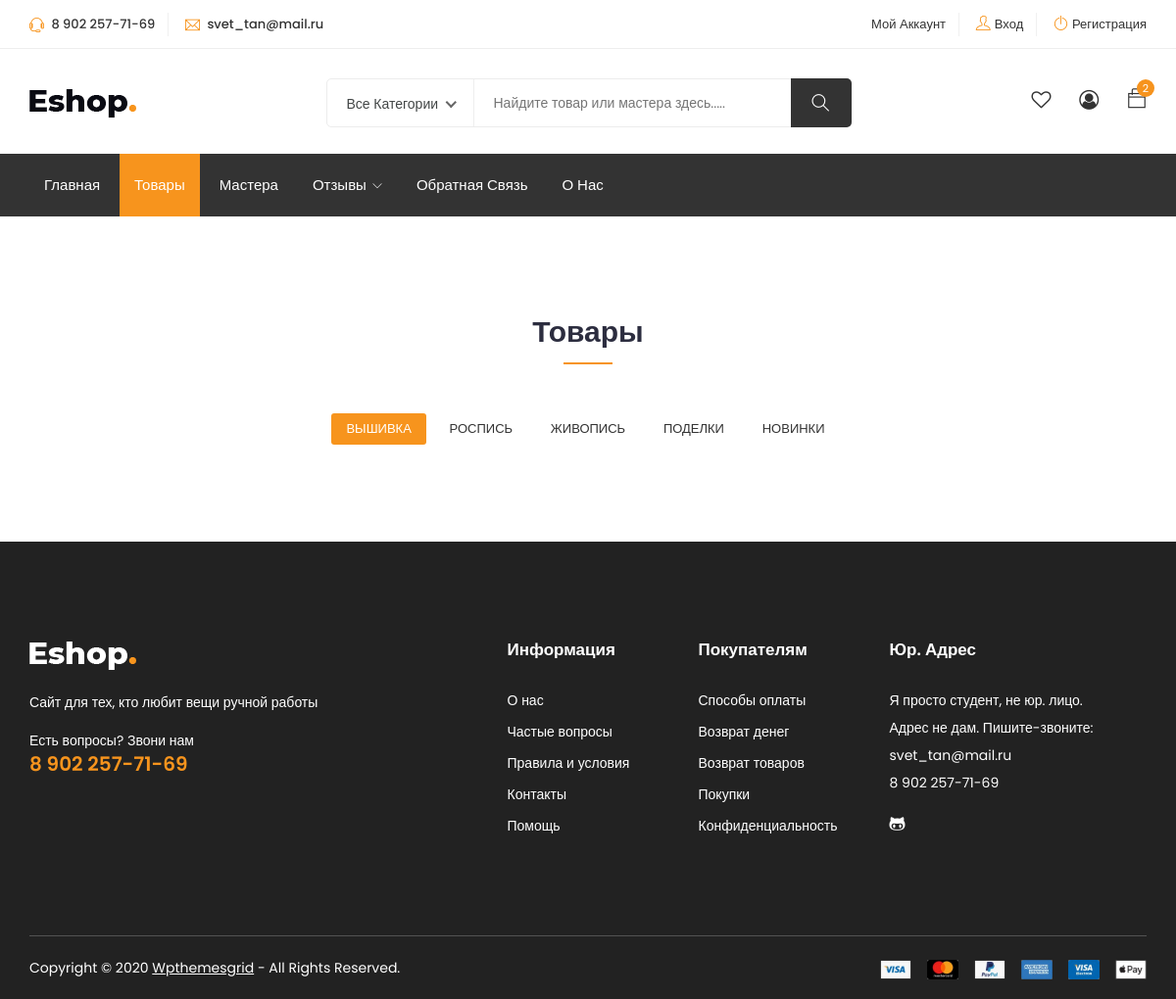
The app's page /products/, older data.
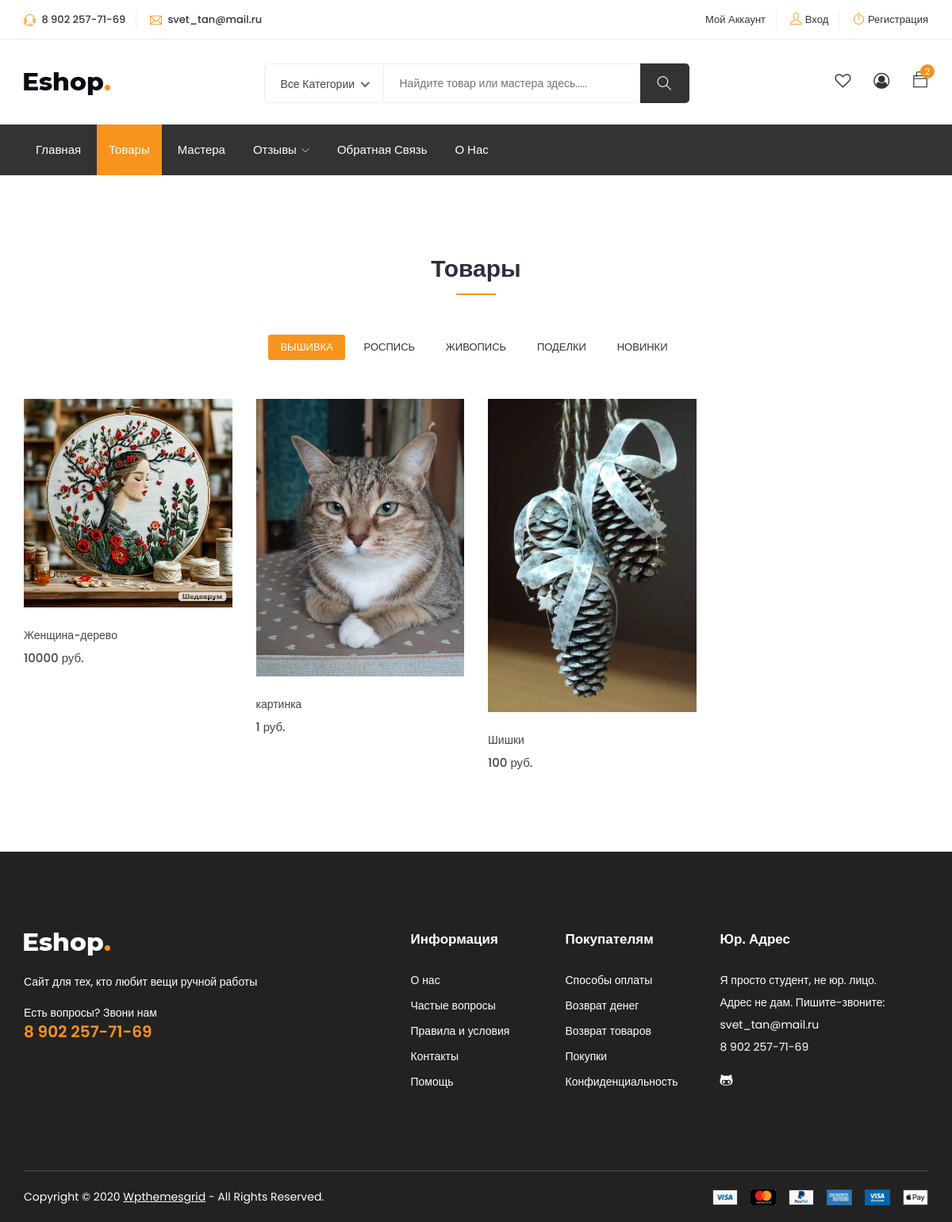
The same page, newer data.
### shop/models.py (models this page shows, shortened)
class Product(models.Model):
    salesman = models.ForeignKey(Salesman, on_delete=models.CASCADE)
    name = models.CharField(max_length=200)
    description = models.TextField()
    category = models.ManyToManyField(Category)
    price = models.PositiveIntegerField(default=1)
    likes = models.ManyToManyField(User, related_name='like', null=True, blank=True)
    select = models.ManyToManyField(User, related_name='select', null=True, blank=True)
    moderate = models.BooleanField(default=False)

class ProductPhoto(models.Model):
    product = models.ForeignKey(Product, on_delete=models.CASCADE)
    photo = models.ImageField(upload_to="static/product_photo")
    number = models.PositiveSmallIntegerField(default=1)
    moderate = models.BooleanField(default=False)

### shop/views.py (the view)
# urls.py: path('products/', products_page, name='products'),
def products_page(request):
    products = Product.objects.all()
    photos = ProductPhoto.objects.all()
    context = {'products': products,
               'photos': photos}
    return render(request, 'products.html', context)

### templates/products.html (shortened to what this page needs)
{% extends "index.html" %}
{% load static %}
{% block menu_home_button %}
<li><a href={% url 'home' %}>Главная</a></li>
{% endblock %}
{% block menu_product_button %}
<li class="active">
    <a href="#">Товары</a>
</li>
{% endblock %}
{% block content %}
<div class="product-area section">
        <div class="container">
            <div class="row">
                <div class="col-12">
                    <div class="section-title">
                        <h2>Товары</h2>
                    </div>
                </div>
            </div>
            <div class="row">
                <div class="col-12">
                    <div class="product-info">
                        <div class="nav-main">
                            <ul class="nav nav-tabs" id="myTab" role="tablist">
                                <li class="nav-item"><a class="nav-link active" data-toggle="tab" href="#man" role="tab">Вышивка</a></li>
                                <li class="nav-item"><a class="nav-link" data-toggle="tab" href="#women" role="tab">Роспись</a></li>
                                <li class="nav-item"><a class="nav-link" data-toggle="tab" href="#kids" role="tab">Живопись</a></li>
                                <li class="nav-item"><a class="nav-link" data-toggle="tab" href="#accessories" role="tab">Поделки</a></li>
                                <li class="nav-item"><a class="nav-link" data-toggle="tab" href="#essential" role="tab">Новинки</a></li>
                            </ul>
                        </div>
                        <div class="tab-content" id="myTabContent">
                            <div class="tab-pane fade show active" id="man" role="tabpanel">
                                <div class="tab-single">
                                    <div class="row">
                                        {% for product in products %}
                                        <div class="col-xl-3 col-lg-4 col-md-4 col-12">
                                            <div class="single-product">
                                                <div class="product-img">
                                                    <a href="product-details.html">
                                                        <img class="default-img" src={% for image in photos %} {% if image.product == product %} "/{{ image.photo }}" {% endif %} {% endfor %} alt="#">
                                                    </a>
                                                    <div class="button-head">
                                                        <div class="product-action">
                                                        </div>
                                                    </div>
                                                </div>
                                                <div class="product-content">
                                                    <h3><a href="product-details.html">{{ product.name }}</a></h3>
                                                    <div class="product-price">
                                                        <span>{{ product.price }} руб.</span>
                                                    </div>
                                                </div>
                                            </div>
                                        </div>
                                        {% endfor %}
                                    </div>
                                </div>
                            </div>
                        </div>
                    </div>
                </div>
            </div>
        </div>
</div>
{% endblock %}

### templates/index.html (shortened to what this page needs)
<!DOCTYPE html>
{% load static %}
<html lang="ru">
<head>
	<link rel="stylesheet" href="{% static "css/bootstrap.css" %}">
    <link rel="stylesheet" href="{% static "css/magnific-popup.min.css" %}">
    <link rel="stylesheet" href="{% static "css/font-awesome.css" %}">
	<link rel="stylesheet" href="{% static "css/jquery.fancybox.min.css" %}">
    <link rel="stylesheet" href="{% static "css/themify-icons.css" %}">
    <link rel="stylesheet" href="{% static "css/niceselect.css" %}">
    <link rel="stylesheet" href="{% static "css/animate.css" %}">
    <link rel="stylesheet" href="{% static "css/flex-slider.min.css" %}">
    <link rel="stylesheet" href="{% static "css/owl-carousel.css" %}">
    <link rel="stylesheet" href="{% static "css/slicknav.min.css" %}">
	<link rel="stylesheet" href="{% static "css/reset.css" %}">
	<link rel="stylesheet" href="{% static "style.css" %}">
    <link rel="stylesheet" href="{% static "css/responsive.css" %}">
</head>
<body class="js">
	{% block head %}
	<header class="header shop">
		<div class="topbar">
			<div class="container">
				<div class="row">
					<div class="col-lg-5 col-md-12 col-12">
						<div class="top-left">
							<ul class="list-main">
								<li><i class="ti-headphone-alt"></i> 8 902 257-71-69</li>
								<li><i class="ti-email"></i> svet_tan@mail.ru</li>
							</ul>
						</div>
					</div>
					<div class="col-lg-7 col-md-12 col-12">
						<div class="right-content">
							<ul class="list-main">
								<li><a href={% url 'cart' %}>Мой Аккаунт</a></li>
								{% if user.is_active %}
								<li><i class="ti-user"></i><a href={% url 'logout' %}>Выход</a></li>
								{% else %}
								<li><i class="ti-user"></i><a href={% url 'login' %}>Вход</a></li>
								{% endif %}
								<li><i class="ti-power-off"></i><a href={% url 'signup' %}>Регистрация</a></li>
							</ul>
						</div>
					</div>
				</div>
			</div>
		</div>
		<div class="middle-inner">
			<div class="container">
				<div class="row">
					<div class="col-lg-2 col-md-2 col-12">
						<div class="logo">
							<a href="#"><img src="{% static "images/logo1.png" %}" alt="logo"></a>
						</div>
					</div>
					<div class="col-lg-8 col-md-7 col-12">
						<div class="search-bar-top">
							<div class="search-bar">
								<form>
									<input name="search" placeholder="Найдите товар или мастера здесь....." type="search">
									<button class="btnn"><i class="ti-search"></i></button>
								</form>
							</div>
						</div>
					</div>
					<div class="col-lg-2 col-md-3 col-12">
						<div class="right-bar">
							<div class="sinlge-bar">
								<a href="#" class="single-icon"><i class="fa fa-heart-o" aria-hidden="true"></i></a>
							</div>
							<div class="sinlge-bar">
								<a href="#" class="single-icon"><i class="fa fa-user-circle-o" aria-hidden="true"></i></a>
							</div>
							<div class="sinlge-bar shopping">
								<a href="#" class="single-icon"><i class="ti-bag"></i> <span class="total-count">2</span></a>
							</div>
						</div>
					</div>
				</div>
			</div>
		</div>
		<div class="header-inner">
			<div class="container">
				<div class="cat-nav-head">
					<div class="row">
						<div class="col-lg-9 col-12">
							<div class="menu-area">
								<nav class="navbar navbar-expand-lg">
									<div class="navbar-collapse">
										<div class="nav-inner">
											<ul class="nav main-menu menu navbar-nav">
												{% block menu_home_button %}{% endblock %}
												{% block menu_product_button %}{% endblock %}
												{% block menu_salesmans_button %}
												<li><a href="{% url 'salesmans' %}">Мастера</a></li>
												{% endblock %}
												{% block menu_reviews_button %}
												<li><a href={% url 'reviews' %}>Отзывы<i class="ti-angle-down"></i></a>
												</li>
												{% endblock %}
												{% block menu_contact_button %}
												<li><a href={% url 'contact' %}>Обратная связь</a></li>
												{% endblock %}
												{% block menu_about_button %}
												<li><a href={% url 'about' %}>О нас</a></li>
												{% endblock %}
											</ul>
										</div>
									</div>
								</nav>
							</div>
						</div>
					</div>
				</div>
			</div>
		</div>
	</header>
	{% endblock %}
	{% block content %}{% endblock %}
	{% block footer %}
	<footer class="footer">
		<div class="footer-top section">
			<div class="container">
				<div class="row">
					<div class="col-lg-5 col-md-6 col-12">
						<div class="single-footer about">
							<div class="logo">
								<a href={% url 'home' %}><img src="{% static "images/logo2.png" %}" alt="#"></a>
							</div>
							<p class="text">Сайт для тех, кто любит вещи ручной работы</p>
							<p class="call">Есть вопросы? Звони нам<span><a href="tel:89022577169">8 902 257-71-69</a></span></p>
						</div>
					</div>
					<div class="col-lg-2 col-md-6 col-12">
						<div class="single-footer links">
							<h4>Информация</h4>
							<ul>
								<li><a href={% url 'about' %}>О нас</a></li>
								<li><a href={% url 'faq' %}>Частые вопросы</a></li>
								<li><a href={% url 'conditions' %}>Правила и условия</a></li>
								<li><a href={% url 'contact' %}>Контакты</a></li>
								<li><a href={% url 'contact' %}>Помощь</a></li>
							</ul>
						</div>
					</div>
					<div class="col-lg-2 col-md-6 col-12">
						<div class="single-footer links">
							<h4>Покупателям</h4>
							<ul>
								<li><a href={% url 'payment' %}>Способы оплаты</a></li>
								<li><a href={% url 'payment' %}>Возврат денег</a></li>
								<li><a href={% url 'payment' %}>Возврат товаров</a></li>
								<li><a href={% url 'cart' %}>Покупки</a></li>
								<li><a href={% url 'conditions' %}>Конфиденциальность</a></li>
							</ul>
						</div>
					</div>
					<div class="col-lg-3 col-md-6 col-12">
						<div class="single-footer social">
							<h4>Юр. Адрес</h4>
							<div class="contact">
								<ul>
									<li>Я просто студент, не юр. лицо.</li>
									<li>Адрес не дам. Пишите-звоните:</li>
									<li>svet_tan@mail.ru</li>
									<li>8 902 257-71-69</li>
								</ul>
							</div>
							<ul>
								<li><a href="https://github.com/Tatianasvet"><i class="ti-github"></i></a></li>
							</ul>
						</div>
					</div>
				</div>
			</div>
		</div>
		<div class="copyright">
			<div class="container">
				<div class="inner">
					<div class="row">
						<div class="col-lg-6 col-12">
							<div class="left">
								<p>Copyright © 2020 <a href="http://www.wpthemesgrid.com" target="_blank">Wpthemesgrid</a>  -  All Rights Reserved.</p>
							</div>
						</div>
						<div class="col-lg-6 col-12">
							<div class="right">
								<img src="{% static "images/payments.png" %}" alt="#">
							</div>
						</div>
					</div>
				</div>
			</div>
		</div>
	</footer>
	{% endblock %}
</body>
</html>

Row changes from the older to the newer data that the page shows:
added Product: photo (picture), name "Женщина-дерево", price "10000"
added Product: photo (picture), name "картинка", price "1"
added Product: photo (picture), name "Шишки", price "100"
